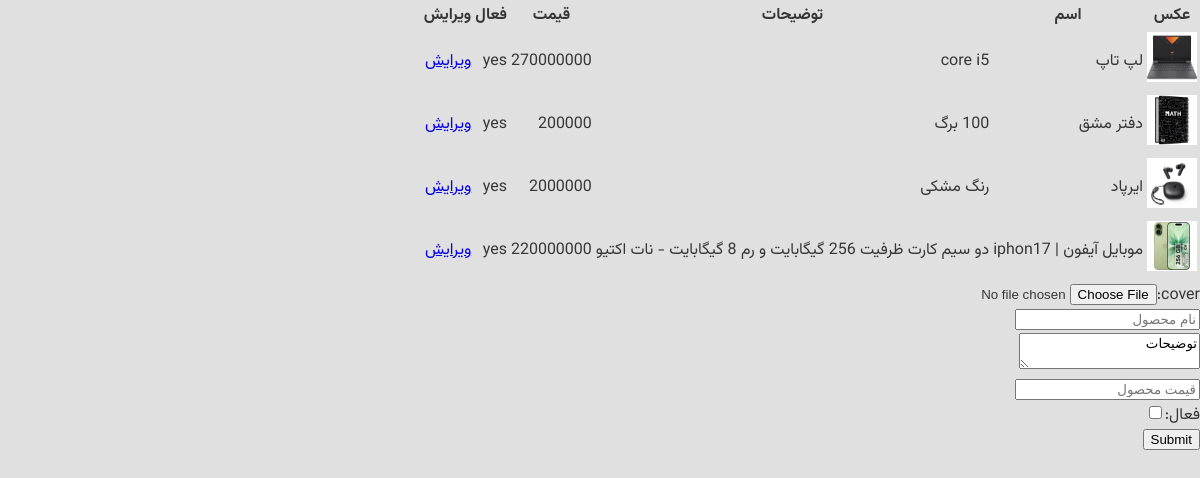
The app's page /admin/dashboard/products (signed in) with its own data.
### models/product.py (models this page shows)
class product(db.Model):
    __tablename__ = 'product'
    id = Column(Integer, primary_key = True)
    name = Column(String, nullable = False, index = True)
    description = Column(String(11), nullable = False, index = True)
    price = Column(Integer, nullable = False, index = True)
    active = Column(Integer, nullable = False, index = True)

### blueprint/admin.py (the view, shortened to what this page needs)
@app.route("/admin/dashboard/products", methods=["GET" , "POST"])
def products():
    if request.method == "GET":
        products = product.query.all()
        return render_template("admin/products.html", products=products)

### app.py (called while the page is built)
@login_manager.user_loader
def load_user(user_id):
    return User.query.get(int(user_id))

### blueprint/admin.py (called while the page is built)
@app.before_request
def before_request():
    if session.get("admin_login") == None and request.endpoint != "admin.login":
        abort(403)

### templates/admin/products.html (shortened to what this page needs)
{% extends 'base.html' %}
{% block body%}
<table>
<tr>
    <th>عکس</th>
    <th>اسم</th>
    <th>توضیحات</th>
    <th>قیمت</th>
    <th>فعال</th>
    <th>ویرایش</th>
</tr>
{% for p in products %}
    <tr>
        <td><img style="width:50px" src="/static/cover/{{ p.id }}.jpg"></td>
        <td>{{ p.name }}</td>
        <td>{{ p.description }}</td>
        <td>{{ p.price }}</td>
        <td>{{ "yes" if p.active == 1 else "no" }}</td>
        <td><a href="/admin/dashboard/edit-product/{{ p.id }}">ویرایش</a></td>
    </tr>
{% endfor %}
</table>
<form action="#" method="post"  enctype="multipart/form-data">
    <label>cover:</label><input type="file" name="cover"><br>
    <input type="text" name="name" placeholder="نام محصول"><br>
    <textarea name="description" placeholder="">توضیحات</textarea><br>
    <input type="number" name="price" placeholder="قیمت محصول"><br>
    <label>فعال:</label><input value="1"  type="checkbox" name="active"><br>
    <input type="submit">
</form>
{% endblock %}

### templates/base.html (shortened to what this page needs)
<!DOCTYPE html>
<html lang="fa" dir="rtl">
<head>
    <link rel="stylesheet" href="{{ url_for("static",filename = "cover/css/index.css") }}">
</head>
<body>
{% block body %}{% endblock %}
</body>
</html>

### static/cover/css/index.css (style rules this page uses)
* { transition: all 300ms ease-in-out; }
body { padding: 0; margin: 0; padding-bottom: 25px; font-size: 16px; background-color: #E0E0E0; color: #363636; font-family: Vazirmatn; }
a { display: flex; align-items: center; }

### records on screen
product: shows a picture, name "لپ تاپ", description "core i5", price "270000000", active "yes"
product: shows a picture, name "دفتر مشق", description "100 برگ", price "200000", active "yes"
product: shows a picture, name "ایرپاد", description "رنگ مشکی", price "2000000", active "yes"
product: shows a picture, name "موبایل آیفون | iphon17", description "دو سیم کارت ظرفیت 256 گیگابایت و رم 8 گیگابایت - نات اکتیو", price "220000000", active "yes"
